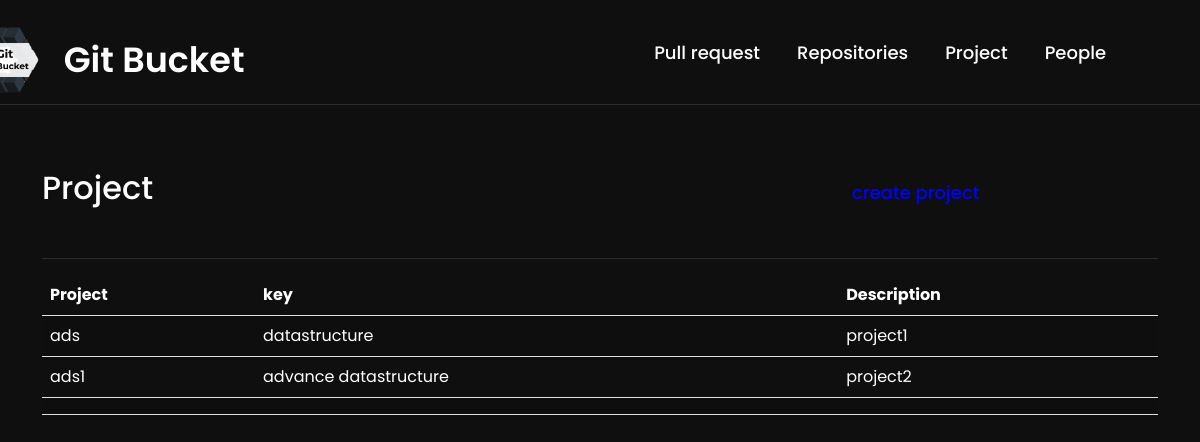
Screenshot of /home.html/project/ with the database file from the repository.
### app1/models.py (models this page shows)
class ProjectData(models.Model):
    project_text = models.CharField(max_length=200)
    key_text = models.CharField(max_length=200)
    descriptions_text = models.CharField(max_length=200)

### app1/views.py (the view)
# urls.py: path('home.html/project/', views.project_page, name='project'),
def project_page(request):
    input_data =ProjectData.objects.all()
    return render(request, 'projects.html', {'input_data': input_data})

### app1/templates/projects.html (shortened to what this page needs)
<!DOCTYPE html>
{% load static %}
<html lang="en" dir="ltr">
  <head>
      <link
      href="https://cdn.jsdelivr.net/npm/bootstrap@5.3.0/dist/css/bootstrap.min.css"
      rel="stylesheet"
    />
  </head>
  <body style="background-color:rgb(0, 0, 0,0.9)">
    <nav>
      <div class="menu">
        <a href="gitbucket.html"><img src="{% static 'gitlogo.png' %}" height="100px" width="100px"></a>
        <div class="logo">
          <a href="#">Git Bucket</a>
        </div>
        <ul>
          <li><a href="#">Pull request</a></li>
          <li><a href="#">Repositories</a></li>
          <li><a href="#">Project</a></li>
          <li><a href="#">People</a></li>
        </ul>
      </div>
    </nav>
    <div class="sk">
      <br>
      <hr style="color:grey">
    </div>
    <div class="container">
        <h2 style="color:#fff">Project</h1>
       <div class='create'>
          <a href="createproject" style="text-decoration:none;">create project</a></div>
        <hr>
        <div class="table-responsive">
<table class="table table-striped custom-table" >
<thead>
<tr >
<th scope="col" style="background-color:transparent; color: #fff">Project</th>
<th scope="col" style="background-color:transparent; color: #fff">key</th>
<th scope="col" style="background-color:transparent; color: #fff" >Description</th>
</tr>
</thead>
<tbody>
    {% for data in input_data %}
<tr scope="row">
    <td style="background-color:transparent; color: #fff">{{ data.project_text }}</td>
    <td style="background-color:transparent; color: #fff">{{ data.key_text }}</td>
    <td style="background-color:transparent; color: #fff">{{ data.descriptions_text }}</td>
</tr>
{% endfor %}
 </div>
      </div>
  </body>
</html>

### app1/templates/projects.html (style rules this page uses)
* { margin: 0; padding: 0; box-sizing: border-box; font-family: "Poppins", sans-serif; }
nav { position: fixed; background:transparent; width: 100%; padding: 10px 0; z-index: 12; }
nav .menu { max-width: 1250px; margin: auto; display: flex; align-items: center; justify-content: space-between; padding: 0 15px; position: relative; left: -4em; }
.menu .logo a { text-decoration: none; color: #fff; font-size: 35px; font-weight: 600; position: relative; left: -5em; }
.menu ul { display: inline-flex; }
.menu ul li { list-style: none; margin-left: 7px; }
.menu ul li:first-child { margin-left: 0px; }
.menu ul li a { text-decoration: none; color: #fff; font-size: 18px; font-weight: 500; padding: 8px 15px; border-radius: 5px; transition: all 0.3s ease; }
.sk { position: relative; top:4em; }
.container { position: relative; background-color:transparent; border-color: #fff; top:7em; }
hr { color: grey; position:relative; }
.create a { position:relative; text-decoration: none; color: blue; font-size: 18px; font-weight: 500; left:45em; top:-2em; border-radius: 5px; transition: all 0.3s ease; }

### rows the page displays
ProjectData: project_text "ads", key_text "datastructure", descriptions_text "project1"
ProjectData: project_text "ads1", key_text "advance datastructure", descriptions_text "project2"
